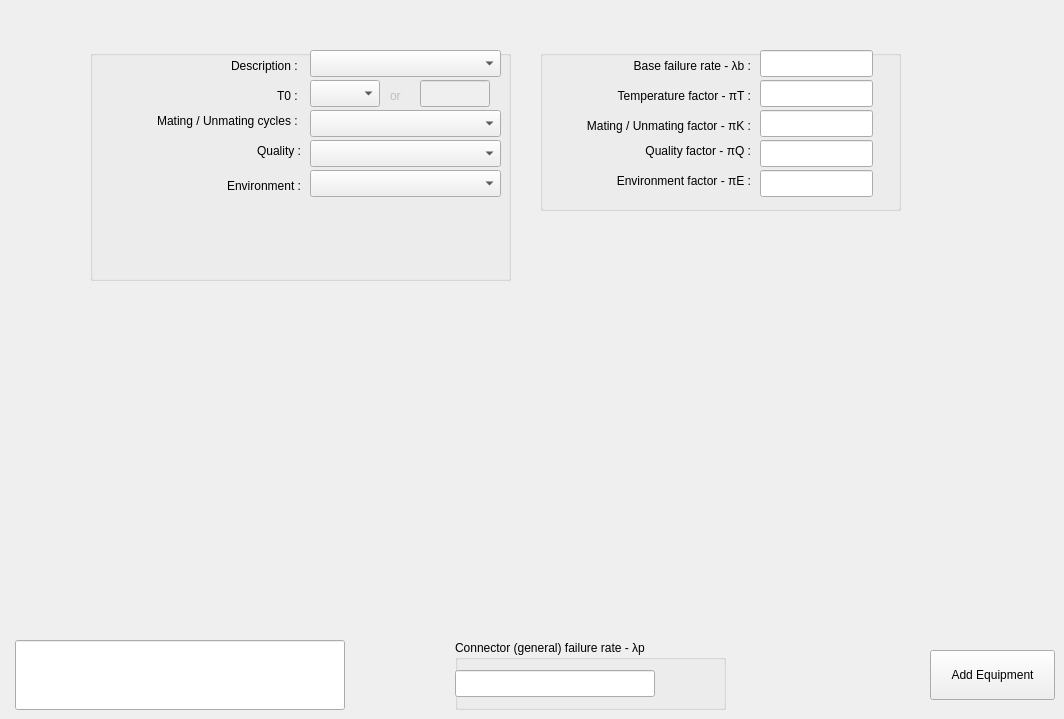
    <widget class="QWidget" name="tab_con_gen">
     <attribute name="title">
      <string>Connectors, General</string>
     </attribute>
     <widget class="QGroupBox" name="groupBox_20">
      <property name="geometry">
       <rect>
        <x>90</x>
        <y>50</y>
        <width>421</width>
        <height>231</height>
       </rect>
      </property>
      <property name="title">
       <string/>
      </property>
      <widget class="QComboBox" name="comboBox_con_gen_description">
       <property name="geometry">
        <rect>
         <x>220</x>
         <y>0</y>
         <width>191</width>
         <height>27</height>
        </rect>
       </property>
       <property name="currentText">
        <string/>
       </property>
      </widget>
      <widget class="QLabel" name="label_con_gen_description">
       <property name="geometry">
        <rect>
         <x>80</x>
         <y>0</y>
         <width>131</width>
         <height>31</height>
        </rect>
       </property>
       <property name="text">
        <string>Description : </string>
       </property>
       <property name="alignment">
        <set>Qt::AlignRight|Qt::AlignTrailing|Qt::AlignVCenter</set>
       </property>
       <property name="wordWrap">
        <bool>true</bool>
       </property>
      </widget>
      <widget class="QComboBox" name="comboBox_con_gen_environment">
       <property name="geometry">
        <rect>
         <x>220</x>
         <y>120</y>
         <width>191</width>
         <height>27</height>
        </rect>
       </property>
       <property name="currentText">
        <string/>
       </property>
      </widget>
      <widget class="QLabel" name="label_c">
       <property name="geometry">
        <rect>
         <x>80</x>
         <y>120</y>
         <width>131</width>
         <height>31</height>
        </rect>
       </property>
       <property name="text">
        <string>Environment :</string>
       </property>
       <property name="alignment">
        <set>Qt::AlignRight|Qt::AlignTrailing|Qt::AlignVCenter</set>
       </property>
       <property name="wordWrap">
        <bool>true</bool>
       </property>
      </widget>
      <widget class="QLabel" name="label_con_gen_quality">
       <property name="geometry">
        <rect>
         <x>80</x>
         <y>90</y>
         <width>131</width>
         <height>21</height>
        </rect>
       </property>
       <property name="text">
        <string>Quality :</string>
       </property>
       <property name="alignment">
        <set>Qt::AlignRight|Qt::AlignTrailing|Qt::AlignVCenter</set>
       </property>
       <property name="wordWrap">
        <bool>true</bool>
       </property>
      </widget>
      <widget class="QComboBox" name="comboBox_con_gen_quality">
       <property name="geometry">
        <rect>
         <x>220</x>
         <y>90</y>
         <width>191</width>
         <height>27</height>
        </rect>
       </property>
       <property name="currentText">
        <string/>
       </property>
      </widget>
      <widget class="QComboBox" name="comboBox_con_gen_t0">
       <property name="geometry">
        <rect>
         <x>220</x>
         <y>30</y>
         <width>70</width>
         <height>27</height>
        </rect>
       </property>
       <property name="currentText">
        <string/>
       </property>
      </widget>
      <widget class="QLabel" name="label_con_gen_t0">
       <property name="geometry">
        <rect>
         <x>80</x>
         <y>30</y>
         <width>131</width>
         <height>31</height>
        </rect>
       </property>
       <property name="text">
        <string>T0 : </string>
       </property>
       <property name="alignment">
        <set>Qt::AlignRight|Qt::AlignTrailing|Qt::AlignVCenter</set>
       </property>
       <property name="wordWrap">
        <bool>true</bool>
       </property>
      </widget>
      <widget class="QLabel" name="label_con_gen_cycles">
       <property name="geometry">
        <rect>
         <x>30</x>
         <y>50</y>
         <width>181</width>
         <height>41</height>
        </rect>
       </property>
       <property name="text">
        <string>Mating / Unmating cycles : </string>
       </property>
       <property name="alignment">
        <set>Qt::AlignRight|Qt::AlignTrailing|Qt::AlignVCenter</set>
       </property>
       <property name="wordWrap">
        <bool>true</bool>
       </property>
      </widget>
      <widget class="QComboBox" name="comboBox_con_gen_cycles">
       <property name="geometry">
        <rect>
         <x>220</x>
         <y>60</y>
         <width>191</width>
         <height>27</height>
        </rect>
       </property>
       <property name="currentText">
        <string/>
       </property>
      </widget>
      <widget class="QLineEdit" name="lineEdit_con_gen_t0">
       <property name="enabled">
        <bool>false</bool>
       </property>
       <property name="geometry">
        <rect>
         <x>330</x>
         <y>30</y>
         <width>70</width>
         <height>27</height>
        </rect>
       </property>
       <property name="dragEnabled">
        <bool>false</bool>
       </property>
      </widget>
      <widget class="QLabel" name="label_17">
       <property name="enabled">
        <bool>false</bool>
       </property>
       <property name="geometry">
        <rect>
         <x>300</x>
         <y>30</y>
         <width>21</width>
         <height>31</height>
        </rect>
       </property>
       <property name="text">
        <string>or</string>
       </property>
      </widget>
     </widget>
     <widget class="QGroupBox" name="groupBox_21">
      <property name="geometry">
       <rect>
        <x>540</x>
        <y>50</y>
        <width>361</width>
        <height>161</height>
       </rect>
      </property>
      <property name="title">
       <string/>
      </property>
      <widget class="QLineEdit" name="lineEdit_con_gen_lambda_b">
       <property name="geometry">
        <rect>
         <x>220</x>
         <y>0</y>
         <width>113</width>
         <height>27</height>
        </rect>
       </property>
       <property name="readOnly">
        <bool>true</bool>
       </property>
      </widget>
      <widget class="QLabel" name="label_con_gen_lambda_b">
       <property name="geometry">
        <rect>
         <x>60</x>
         <y>0</y>
         <width>151</width>
         <height>31</height>
        </rect>
       </property>
       <property name="text">
        <string>Base failure rate - λb :</string>
       </property>
       <property name="alignment">
        <set>Qt::AlignRight|Qt::AlignTrailing|Qt::AlignVCenter</set>
       </property>
      </widget>
      <widget class="QLabel" name="label_con_gen_pi_e">
       <property name="geometry">
        <rect>
         <x>40</x>
         <y>120</y>
         <width>171</width>
         <height>21</height>
        </rect>
       </property>
       <property name="text">
        <string>Environment factor - πE :</string>
       </property>
       <property name="alignment">
        <set>Qt::AlignRight|Qt::AlignTrailing|Qt::AlignVCenter</set>
       </property>
      </widget>
      <widget class="QLineEdit" name="lineEdit_con_gen_pi_e">
       <property name="geometry">
        <rect>
         <x>220</x>
         <y>120</y>
         <width>113</width>
         <height>27</height>
        </rect>
       </property>
       <property name="text">
        <string/>
       </property>
       <property name="readOnly">
        <bool>true</bool>
       </property>
      </widget>
      <widget class="QLabel" name="label_con_gen_pi_q">
       <property name="geometry">
        <rect>
         <x>40</x>
         <y>90</y>
         <width>171</width>
         <height>21</height>
        </rect>
       </property>
       <property name="text">
        <string>Quality factor - πQ :</string>
       </property>
       <property name="alignment">
        <set>Qt::AlignRight|Qt::AlignTrailing|Qt::AlignVCenter</set>
       </property>
      </widget>
      <widget class="QLineEdit" name="lineEdit_con_gen_pi_q">
       <property name="geometry">
        <rect>
         <x>220</x>
         <y>90</y>
         <width>113</width>
         <height>27</height>
        </rect>
       </property>
       <property name="text">
        <string/>
       </property>
       <property name="readOnly">
        <bool>true</bool>
       </property>
      </widget>
      <widget class="QLineEdit" name="lineEdit_con_gen_pi_t">
       <property name="geometry">
        <rect>
         <x>220</x>
         <y>30</y>
         <width>113</width>
         <height>27</height>
        </rect>
       </property>
       <property name="readOnly">
        <bool>true</bool>
       </property>
      </widget>
      <widget class="QLabel" name="label_con_gen_pi_t">
       <property name="geometry">
        <rect>
         <x>30</x>
         <y>30</y>
         <width>181</width>
         <height>31</height>
        </rect>
       </property>
       <property name="text">
        <string>Temperature factor - πT :</string>
       </property>
       <property name="alignment">
        <set>Qt::AlignRight|Qt::AlignTrailing|Qt::AlignVCenter</set>
       </property>
      </widget>
      <widget class="QLabel" name="label_con_gen_pi_k">
       <property name="geometry">
        <rect>
         <x>-10</x>
         <y>60</y>
         <width>221</width>
         <height>31</height>
        </rect>
       </property>
       <property name="text">
        <string>Mating / Unmating factor - πK :</string>
       </property>
       <property name="alignment">
        <set>Qt::AlignRight|Qt::AlignTrailing|Qt::AlignVCenter</set>
       </property>
       <property name="wordWrap">
        <bool>true</bool>
       </property>
      </widget>
      <widget class="QLineEdit" name="lineEdit_con_gen_pi_k">
       <property name="geometry">
        <rect>
         <x>220</x>
         <y>60</y>
         <width>113</width>
         <height>27</height>
        </rect>
       </property>
       <property name="readOnly">
        <bool>true</bool>
       </property>
      </widget>
     </widget>
     <widget class="QLineEdit" name="lineEdit_c_con_gen_warning_box">
      <property name="geometry">
       <rect>
        <x>15</x>
        <y>640</y>
        <width>330</width>
        <height>70</height>
       </rect>
      </property>
      <property name="readOnly">
       <bool>true</bool>
      </property>
     </widget>
     <widget class="QGroupBox" name="groupBox_con_gen_lambda_p">
      <property name="geometry">
       <rect>
        <x>455</x>
        <y>640</y>
        <width>271</width>
        <height>70</height>
       </rect>
      </property>
      <property name="title">
       <string>Connector (general) failure rate - λp</string>
      </property>
      <widget class="QLineEdit" name="lineEdit_con_gen_lamda_p">
       <property name="geometry">
        <rect>
         <x>0</x>
         <y>30</y>
         <width>200</width>
         <height>27</height>
        </rect>
       </property>
       <property name="readOnly">
        <bool>true</bool>
       </property>
      </widget>
     </widget>
     <widget class="QPushButton" name="addButton_c_ee_con_gen">
      <property name="geometry">
       <rect>
        <x>930</x>
        <y>650</y>
        <width>125</width>
        <height>50</height>
       </rect>
      </property>
      <property name="text">
       <string>Add Equipment</string>
      </property>
     </widget>
    </widget>
